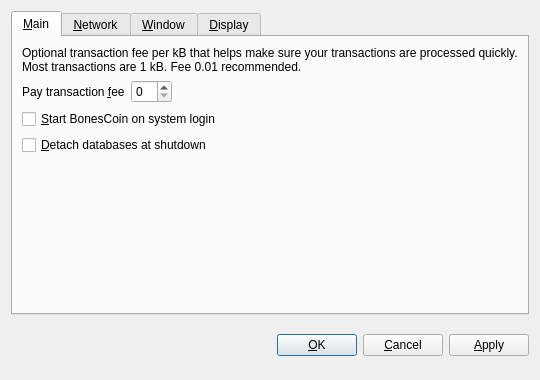
<?xml version="1.0" encoding="UTF-8"?>
<ui version="4.0">
 <class>OptionsDialog</class>
 <widget class="QDialog" name="OptionsDialog">
  <property name="geometry">
   <rect>
    <x>0</x>
    <y>0</y>
    <width>540</width>
    <height>380</height>
   </rect>
  </property>
  <property name="windowTitle">
   <string>Options</string>
  </property>
  <property name="modal">
   <bool>true</bool>
  </property>
  <layout class="QVBoxLayout" name="verticalLayout">
   <item>
    <widget class="QTabWidget" name="tabWidget">
     <property name="tabPosition">
      <enum>QTabWidget::North</enum>
     </property>
     <property name="currentIndex">
      <number>0</number>
     </property>
     <widget class="QWidget" name="tabMain">
      <attribute name="title">
       <string>&amp;Main</string>
      </attribute>
      <layout class="QVBoxLayout" name="verticalLayout_Main">
       <item>
        <widget class="QLabel" name="transactionFeeInfoLabel">
         <property name="text">
          <string>Optional transaction fee per kB that helps make sure your transactions are processed quickly. Most transactions are 1 kB. Fee 0.01 recommended.</string>
         </property>
         <property name="textFormat">
          <enum>Qt::PlainText</enum>
         </property>
         <property name="wordWrap">
          <bool>true</bool>
         </property>
        </widget>
       </item>
       <item>
        <layout class="QHBoxLayout" name="horizontalLayout_Main">
         <item>
          <widget class="QLabel" name="transactionFeeLabel">
           <property name="text">
            <string>Pay transaction &amp;fee</string>
           </property>
           <property name="textFormat">
            <enum>Qt::PlainText</enum>
           </property>
           <property name="buddy">
            <cstring>transactionFee</cstring>
           </property>
          </widget>
         </item>
         <item>
          <widget class="BitcoinAmountField" name="transactionFee"/>
         </item>
         <item>
          <spacer name="horizontalSpacer_Main">
           <property name="orientation">
            <enum>Qt::Horizontal</enum>
           </property>
           <property name="sizeHint" stdset="0">
            <size>
             <width>40</width>
             <height>20</height>
            </size>
           </property>
          </spacer>
         </item>
        </layout>
       </item>
       <item>
        <widget class="QCheckBox" name="bitcoinAtStartup">
         <property name="toolTip">
          <string>Automatically start BonesCoin after logging in to the system.</string>
         </property>
         <property name="text">
          <string>&amp;Start BonesCoin on system login</string>
         </property>
        </widget>
       </item>
       <item>
        <widget class="QCheckBox" name="detachDatabases">
         <property name="toolTip">
          <string>Detach block and address databases at shutdown. This means they can be moved to another data directory, but it slows down shutdown. The wallet is always detached.</string>
         </property>
         <property name="text">
          <string>&amp;Detach databases at shutdown</string>
         </property>
        </widget>
       </item>
       <item>
        <spacer name="verticalSpacer_Main">
         <property name="orientation">
          <enum>Qt::Vertical</enum>
         </property>
         <property name="sizeHint" stdset="0">
          <size>
           <width>20</width>
           <height>40</height>
          </size>
         </property>
        </spacer>
       </item>
      </layout>
     </widget>
     <widget class="QWidget" name="tabNetwork">
      <attribute name="title">
       <string>&amp;Network</string>
      </attribute>
      <layout class="QVBoxLayout" name="verticalLayout_Network">
       <item>
        <widget class="QCheckBox" name="mapPortUpnp">
         <property name="toolTip">
          <string>Automatically open the BonesCoin client port on the router. This only works when your router supports UPnP and it is enabled.</string>
         </property>
         <property name="text">
          <string>Map port using &amp;UPnP</string>
         </property>
        </widget>
       </item>
       <item>
        <widget class="QCheckBox" name="connectSocks">
         <property name="toolTip">
          <string>Connect to the BonesCoin network through a SOCKS proxy (e.g. when connecting through Tor).</string>
         </property>
         <property name="text">
          <string>&amp;Connect through SOCKS proxy:</string>
         </property>
        </widget>
       </item>
       <item>
        <layout class="QHBoxLayout" name="horizontalLayout_Network">
         <item>
          <widget class="QLabel" name="proxyIpLabel">
           <property name="text">
            <string>Proxy &amp;IP:</string>
           </property>
           <property name="textFormat">
            <enum>Qt::PlainText</enum>
           </property>
           <property name="buddy">
            <cstring>proxyIp</cstring>
           </property>
          </widget>
         </item>
         <item>
          <widget class="QValidatedLineEdit" name="proxyIp">
           <property name="maximumSize">
            <size>
             <width>140</width>
             <height>16777215</height>
            </size>
           </property>
           <property name="toolTip">
            <string>IP address of the proxy (e.g. 127.0.0.1)</string>
           </property>
          </widget>
         </item>
         <item>
          <widget class="QLabel" name="proxyPortLabel">
           <property name="text">
            <string>&amp;Port:</string>
           </property>
           <property name="textFormat">
            <enum>Qt::PlainText</enum>
           </property>
           <property name="buddy">
            <cstring>proxyPort</cstring>
           </property>
          </widget>
         </item>
         <item>
          <widget class="QLineEdit" name="proxyPort">
           <property name="maximumSize">
            <size>
             <width>55</width>
             <height>16777215</height>
            </size>
           </property>
           <property name="toolTip">
            <string>Port of the proxy (e.g. 9050)</string>
           </property>
          </widget>
         </item>
         <item>
          <widget class="QLabel" name="socksVersionLabel">
           <property name="text">
            <string>SOCKS &amp;Version:</string>
           </property>
           <property name="textFormat">
            <enum>Qt::PlainText</enum>
           </property>
           <property name="buddy">
            <cstring>socksVersion</cstring>
           </property>
          </widget>
         </item>
         <item>
          <widget class="QValueComboBox" name="socksVersion">
           <property name="toolTip">
            <string>SOCKS version of the proxy (e.g. 5)</string>
           </property>
          </widget>
         </item>
         <item>
          <spacer name="horizontalSpacer_Network">
           <property name="orientation">
            <enum>Qt::Horizontal</enum>
           </property>
           <property name="sizeHint" stdset="0">
            <size>
             <width>40</width>
             <height>20</height>
            </size>
           </property>
          </spacer>
         </item>
        </layout>
       </item>
       <item>
        <spacer name="verticalSpacer_Network">
         <property name="orientation">
          <enum>Qt::Vertical</enum>
         </property>
         <property name="sizeHint" stdset="0">
          <size>
           <width>20</width>
           <height>40</height>
          </size>
         </property>
        </spacer>
       </item>
      </layout>
     </widget>
     <widget class="QWidget" name="tabWindow">
      <attribute name="title">
       <string>&amp;Window</string>
      </attribute>
      <layout class="QVBoxLayout" name="verticalLayout_Window">
       <item>
        <widget class="QCheckBox" name="minimizeToTray">
         <property name="toolTip">
          <string>Show only a tray icon after minimizing the window.</string>
         </property>
         <property name="text">
          <string>&amp;Minimize to the tray instead of the taskbar</string>
         </property>
        </widget>
       </item>
       <item>
        <widget class="QCheckBox" name="minimizeOnClose">
         <property name="toolTip">
          <string>Minimize instead of exit the application when the window is closed. When this option is enabled, the application will be closed only after selecting Quit in the menu.</string>
         </property>
         <property name="text">
          <string>M&amp;inimize on close</string>
         </property>
        </widget>
       </item>
       <item>
        <spacer name="verticalSpacer_Window">
         <property name="orientation">
          <enum>Qt::Vertical</enum>
         </property>
         <property name="sizeHint" stdset="0">
          <size>
           <width>20</width>
           <height>40</height>
          </size>
         </property>
        </spacer>
       </item>
      </layout>
     </widget>
     <widget class="QWidget" name="tabDisplay">
      <attribute name="title">
       <string>&amp;Display</string>
      </attribute>
      <layout class="QVBoxLayout" name="verticalLayout_Display">
       <item>
        <layout class="QHBoxLayout" name="horizontalLayout_1_Display">
         <item>
          <widget class="QLabel" name="langLabel">
           <property name="text">
            <string>User Interface &amp;language:</string>
           </property>
           <property name="textFormat">
            <enum>Qt::PlainText</enum>
           </property>
           <property name="buddy">
            <cstring>lang</cstring>
           </property>
          </widget>
         </item>
         <item>
          <widget class="QValueComboBox" name="lang">
           <property name="toolTip">
            <string>The user interface language can be set here. This setting will take effect after restarting BonesCoin.</string>
           </property>
          </widget>
         </item>
        </layout>
       </item>
       <item>
        <layout class="QHBoxLayout" name="horizontalLayout_2_Display">
         <item>
          <widget class="QLabel" name="unitLabel">
           <property name="text">
            <string>&amp;Unit to show amounts in:</string>
           </property>
           <property name="textFormat">
            <enum>Qt::PlainText</enum>
           </property>
           <property name="buddy">
            <cstring>unit</cstring>
           </property>
          </widget>
         </item>
         <item>
          <widget class="QValueComboBox" name="unit">
           <property name="toolTip">
            <string>Choose the default subdivision unit to show in the interface and when sending coins.</string>
           </property>
          </widget>
         </item>
        </layout>
       </item>
       <item>
        <widget class="QCheckBox" name="displayAddresses">
         <property name="toolTip">
          <string>Whether to show BonesCoin addresses in the transaction list or not.</string>
         </property>
         <property name="text">
          <string>&amp;Display addresses in transaction list</string>
         </property>
        </widget>
       </item>
       <item>
        <widget class="QCheckBox" name="coinControlFeatures">
         <property name="toolTip">
          <string>Whether to show coin control features or not.</string>
         </property>
         <property name="text">
          <string>Display coin &amp;control features (experts only!)</string>
         </property>
        </widget>
       </item>
       <item>
        <spacer name="verticalSpacer_Display">
         <property name="orientation">
          <enum>Qt::Vertical</enum>
         </property>
         <property name="sizeHint" stdset="0">
          <size>
           <width>20</width>
           <height>40</height>
          </size>
         </property>
        </spacer>
       </item>
      </layout>
     </widget>
    </widget>
   </item>
   <item>
    <layout class="QHBoxLayout" name="horizontalLayout_Buttons">
     <item>
      <spacer name="horizontalSpacer_1">
       <property name="orientation">
        <enum>Qt::Horizontal</enum>
       </property>
       <property name="sizeHint" stdset="0">
        <size>
         <width>40</width>
         <height>48</height>
        </size>
       </property>
      </spacer>
     </item>
     <item>
      <widget class="QLabel" name="statusLabel">
       <property name="font">
        <font>
         <weight>75</weight>
         <bold>true</bold>
        </font>
       </property>
       <property name="text">
        <string/>
       </property>
       <property name="textFormat">
        <enum>Qt::PlainText</enum>
       </property>
       <property name="wordWrap">
        <bool>true</bool>
       </property>
      </widget>
     </item>
     <item>
      <spacer name="horizontalSpacer_2">
       <property name="orientation">
        <enum>Qt::Horizontal</enum>
       </property>
       <property name="sizeHint" stdset="0">
        <size>
         <width>40</width>
         <height>48</height>
        </size>
       </property>
      </spacer>
     </item>
     <item>
      <widget class="QPushButton" name="okButton">
       <property name="text">
        <string>&amp;OK</string>
       </property>
      </widget>
     </item>
     <item>
      <widget class="QPushButton" name="cancelButton">
       <property name="text">
        <string>&amp;Cancel</string>
       </property>
       <property name="autoDefault">
        <bool>false</bool>
       </property>
      </widget>
     </item>
     <item>
      <widget class="QPushButton" name="applyButton">
       <property name="text">
        <string>&amp;Apply</string>
       </property>
       <property name="autoDefault">
        <bool>false</bool>
       </property>
      </widget>
     </item>
    </layout>
   </item>
  </layout>
 </widget>
 <customwidgets>
  <customwidget>
   <class>BitcoinAmountField</class>
   <extends>QSpinBox</extends>
   <header>bitcoinamountfield.h</header>
  </customwidget>
  <customwidget>
   <class>QValueComboBox</class>
   <extends>QComboBox</extends>
   <header>qvaluecombobox.h</header>
  </customwidget>
  <customwidget>
   <class>QValidatedLineEdit</class>
   <extends>QLineEdit</extends>
   <header>qvalidatedlineedit.h</header>
  </customwidget>
 </customwidgets>
 <resources/>
 <connections/>
</ui>
